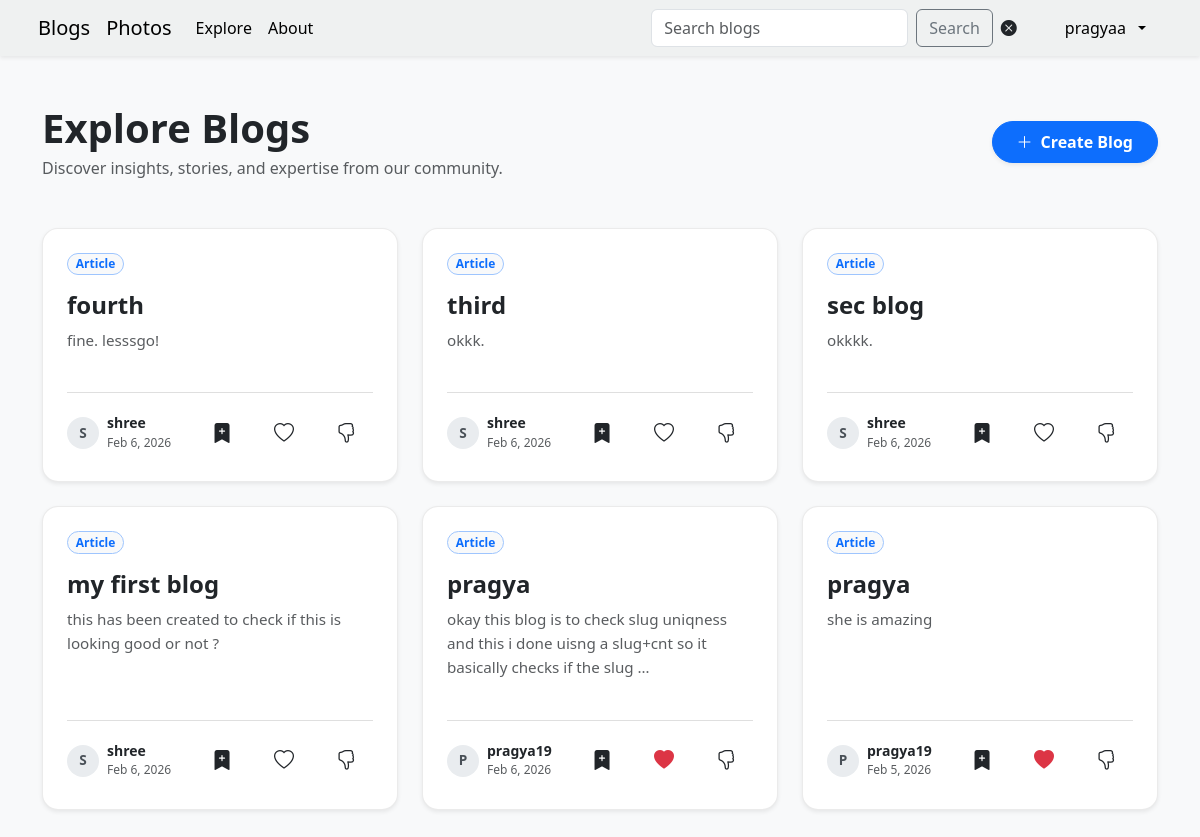
The app's page /blog/ (signed in) with its own data.
### accounts/models.py (models this page shows, shortened)
class  MyUser(AbstractUser):
    email = models.EmailField(blank=True,null=True)
    fullname = models.CharField(max_length=50,default="user")
    bio = models.CharField(max_length=250,default="")

### homepage/models.py (models this page shows, shortened)
class Blog(models.Model):
    title = models.CharField(max_length=200)
    slug = models.SlugField(max_length=200,unique=True)
    author = models.ForeignKey(settings.AUTH_USER_MODEL,on_delete=models.CASCADE)
    content = models.TextField()
    image = models.ImageField(blank=True,upload_to='blog_images')
    published = models.BooleanField(default=False)
    created_at = models.DateTimeField(auto_now_add=True)
    updated_at = models.DateTimeField(auto_now=True)

### homepage/views.py (the view)
# urls.py: path('' ,views.index,name="index"),
@login_required
def index(request):
    search_query = request.GET.get('q','') # getting the text from user
    if search_query:
        blog_list = blog_list.filter(
            Q(title__icontains=search_query) |
            Q(author__username__icontains=search_query))
    following = Follow.objects.filter(follower=request.user).values_list("following_id", flat=True)
    blog_list = Blog.objects.filter(published=True,author__in=following).order_by('-created_at')
    paginator = Paginator(blog_list,49)
    page_number = request.GET.get('page')
    blogs = paginator.get_page(page_number)
    liked_blogs = Reaction.objects.filter(
        user=request.user,
        reaction="Like"
        ).values_list("blog_id", flat=True)
    return render(request,"homepage/index.html",
                  {'blogs':blogs,
                   "liked_blogs":liked_blogs,
                   "search_query":search_query,})

### homepage/templates/homepage/index.html (shortened to what this page needs)
{% extends 'base.html' %}
{% load static %}
{% block css %}
<link rel="stylesheet" href="{% static 'accounts/css/home.css' %}">
{% endblock %}
{% block other %}
<div class="container py-5">
    <div class="d-flex justify-content-between align-items-center mb-5">
        <div>
            <h1 class="fw-bold tracking-tight text-dark mb-1">Explore Blogs</h1>
            <p class="text-muted mb-0">Discover insights, stories, and expertise from our community.</p>
        </div>
        {% if request.user.is_authenticated %}
            <a href="{% url 'create_blog' %}" class="btn btn-primary px-4 py-2 rounded-pill fw-semibold shadow-sm">
                <i class="bi bi-plus-lg me-2"></i>Create Blog
            </a>
        {% endif %}
    </div>
    <div class="row g-4">
        {% for blog in blogs %}
        <div class="col-12 col-md-6 col-lg-4">
            <div class="card blog-card h-100 shadow-sm bg-white rounded-4 overflow-hidden">
                <div class="card-body d-flex flex-column p-4">
                    <div class="d-flex justify-content-between align-items-start mb-3">
                        <span class="badge bg-light text-primary border border-primary-subtle px-2.5 py-1.5 rounded-pill fw-semibold text-xs">
                            Article
                        </span>
                    </div>
                    <h4 class="card-title fw-bold mb-2 architecture-heading">
                        <a href="{% url 'blog_detail' blog.slug %}" class="blog-title-link text-decoration-none text-dark d-block text-truncate-2">
                            {{ blog.title }}
                        </a>
                    </h4>
                    <p class="card-text text-muted flex-grow-1 mb-4" style="font-size: 0.95rem; line-height: 1.6;">
                        {{ blog.content|truncatewords:22 }}
                    </p>
                    <hr class="text-black-50 my-3 opacity-10">
                    <div class="d-flex align-items-center justify-content-between mt-auto">
                        <div class="d-flex align-items-center">
                            <div class="avatar-sm me-2 text-uppercase">
                                {{ blog.author.username|slice:":1" }}
                            </div>
                            <div style="line-height: 1.2;">
                                <a href="{% url 'author_profile' blog.author.username %}" class="text-decoration-none text-dark fw-semibold small d-block">
                                    {{ blog.author.username }}
                                </a>
                                <small class="text-muted text-xs" style="font-size: 0.75rem;">
                                    {{ blog.created_at|date:"M j, Y" }}
                                </small>
                            </div>
                        </div>
                        <div class="d-flex align-items-center">
                            {% include 'reaction.html' %}
                        </div>
                    </div>
                </div>
            </div>
        </div>
        {% endfor %}
    </div>
</div>
{% endblock other %}

### templates/navbar.html (shortened to what this page needs)
<nav class="navbar navbar-expand-lg navbar-dark navbar-custom shadow-sm sticky-top">
    <div class="container px-2">
        <a class="navbar-brand dark" href="{% url 'index' %}">
            Blogs
        </a>
        <a href="{% url 'photo' %}" class="navbar-brand">
            Photos
        </a>
        <div class="collapse navbar-collapse" id="navbarSupportedContent">
            <ul class="navbar-nav me-auto mb-2 mb-lg-0">
                <li class="nav-item">
                    <a href="{% url 'explore' %}"
                        class="nav-link {% if request.resolver_match.url_name == 'explore' %}active{% endif %}">
                        Explore
                    </a>
                </li>
                <li class="nav-item">
                    <a href="{% url 'about' %}"
                        class=" nav-link {% if request.resolver_match.url_name == 'about' %}active{% endif %}">
                        About
                    </a>
                </li>
            </ul>
            <form class="d-flex me-3" method="get" action="{% url 'index' %}">
                <input class="form-control me-2" type="search" placeholder="Search blogs" value="{{ search_query }}"
                    name="q">
                <button class="btn btn-outline-secondary me-2" type="submit">
                    Search
                </button>
                <button type="button" id="clear-search"
                    class="btn btn-link text-dark p-0 border-0 me-2 shadow-none">
                    <i class="bi bi-x-circle-fill"></i>
                </button>
            </form>
            <ul class="navbar-nav">
                <li class="nav-item dropdown">
                    <a class="nav-link dropdown-toggle btn btn-outline-light border-0 px-3 py-2 rounded-pill d-flex align-items-center gap-2"
                        href="#" role="button" data-bs-toggle="dropdown" aria-expanded="false">
                         {{ request.user.username|default:"Account" }}
                    </a>
                </li>
            </ul>
        </div>
    </div>
</nav>

### templates/reaction.html (shortened to what this page needs)
{% load static %}
<div class="gap-2 d-flex ">
    <form action="{% url 'save' %}" method="post">
        <button type="submit" name="blog_id" value="{{ blog.id }}" class="btn btn-lg s">
             <i class="bi bi-bookmark-plus-fill"></i>
        </button>
    </form>
    <form method="post">
        <button type="button" name="like" value="{{ blog.id }}" class="btn btn-lg">
            <i class="bi like-icon l
                {% if blog.id in liked_blogs %}
                    bi-heart-fill text-danger
                {% else %}
                    bi-heart
                {% endif %}
                "data-blog-id="{{ blog.id }}">
            </i>
        </button>
    </form>
    <form method="post">
        <button type="button" name="dislike" value="{{ blog.id }}" class="btn btn-lg d">
            <i class="bi bi-hand-thumbs-down" data-blog-id="{{ blog.id }}">
            </i>
        </button>
    </form>
</div>

### accounts/static/accounts/css/styles.css (style rules this page uses)
.navbar-custom { background: rgba(239, 241, 241, 0.95); backdrop-filter: blur(10px); }
body { background: #d1d1d3; }
.nav-link,.navbar-brand { font-weight: 500; color:black }
.card { border-radius: 12px; }
.nav-item { color: rgb(61, 60, 60); }

### accounts/static/accounts/css/home.css (style rules this page uses)
.card { background-color: rgb(236, 245, 245); border: none; border-radius: 12px; }
.nav-link { display: inline-block; }

### homepage/templates/homepage/index.html (style rules this page uses)
.blog-card { transition: transform 0.2s ease, box-shadow 0.2s ease; border: 1px solid rgba(0,0,0,.08); height: 100%; }
.blog-title-link { color: #1a1a1a; transition: color 0.15s ease; }
.avatar-sm { width: 32px; height: 32px; background-color: #e9ecef; color: #495057; font-weight: 600; display: inline-flex; align-items: center; justify-content: center; border-radius: 50%; font-size: 0.85rem; }

### records on screen
MyUser: user.username "pragyaa"
Blog: title "fourth", content "fine. lesssgo!", author.username "S", author.username "shree", created_at "Feb 6, 2026", {{ blog.id }} 8 (drawn)
Blog: title "third", content "okkk.", author.username "S", author.username "shree", created_at "Feb 6, 2026", {{ blog.id }} 7 (drawn)
Blog: title "sec blog", content "okkkk.", author.username "S", author.username "shree", created_at "Feb 6, 2026", {{ blog.id }} 6 (drawn)
Blog: title "my first blog", content "this has been created to check if this is looking good or not ?", author.username "S", author.username "shree", created_at "Feb 6, 2026", {{ blog.id }} 5 (drawn)
Blog: title "pragya", content "okay this blog is to check slug uniqness and this i done uisng a slug+cnt so it basically checks if the slug …", author.username "P", author.username "pragya19", created_at "Feb 6, 2026", {{ blog.id }} 3 (drawn)
Blog: title "pragya", content "she is amazing", author.username "P", author.username "pragya19", created_at "Feb 5, 2026", {{ blog.id }} 1 (drawn)
